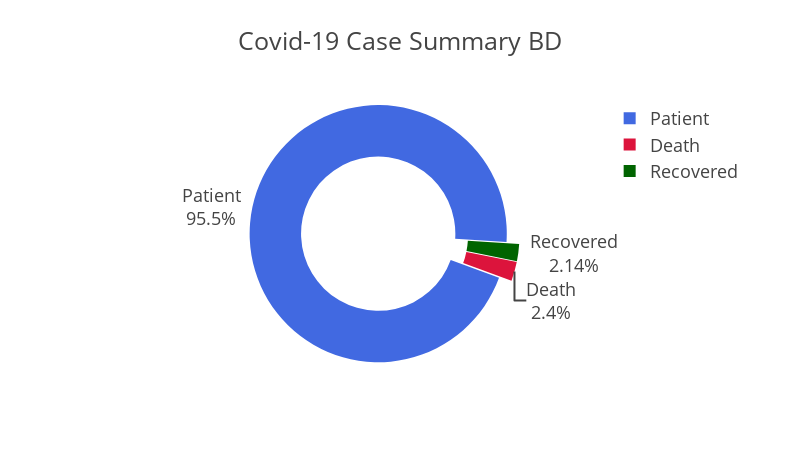

The notebook cell this image was saved under:
### Markdown cell above
***Bangladesh Covid-19 Case Summary Representation***

### Code cell
dataFromCsv = pd.read_csv('covid-19-PerDayCaseSummaryBD.csv')
totalCaseNumber = dataFromCsv['Case'].sum()
totalDeathNumber = dataFromCsv['Death'].sum()
totalRecoveredNumber = dataFromCsv['Recovered'].sum()
totalPatientNumber = totalCaseNumber - (totalDeathNumber+totalRecoveredNumber)

slices = [totalPatientNumber,totalDeathNumber,totalRecoveredNumber]
activities = ['Patient','Death','Recovered']

dataFrame = {
    "slices" : slices,
    "activities" : activities
}
dataset = pd.DataFrame(dataFrame)
fig = px.pie(dataset,
             values="slices",
             names="activities",
             template="presentation",
             labels = {'slices' : 'No Cases', 'activities' : 'Status'},
             color_discrete_sequence=['#4169E1', '#DC143C', '#006400'],
             width=800,
             height=450,
             hole=0.6,
             title="Covid-19 Case Summary BD")
fig.update_traces(rotation=110, pull=0.05, textinfo="percent+label")
py.offline.iplot(fig)

### Figure 1 — Plotly figure (JSON) as saved in the notebook; plotly's stock layout.template omitted (floating-point values rounded to 4 significant figures)
{"data": [{"domain": {"x": [0, 1], "y": [0, 1]}, "hole": 0.6, "hovertemplate": "Status=%{label}<br>No Cases=%{value}<extra></extra>", "labels": ["Patient", "Death", "Recovered"], "legendgroup": "", "name": "", "pull": 0.05, "rotation": 110, "showlegend": true, "textinfo": "percent+label", "type": "pie", "values": [6169, 155, 138]}], "layout": {"height": 450, "legend": {"tracegroupgap": 0}, "piecolorway": ["#4169E1", "#DC143C", "#006400"], "title": {"text": "Covid-19 Case Summary BD"}, "width": 800}}
